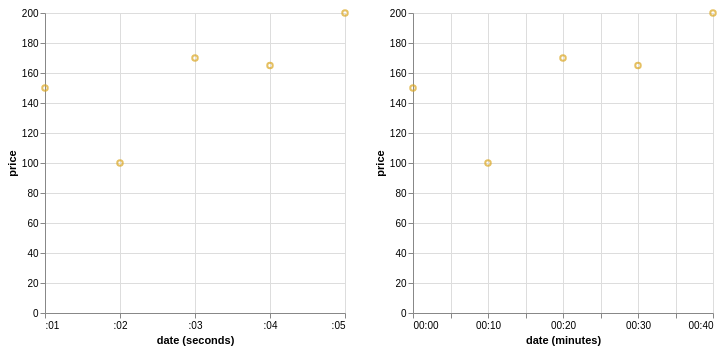

Vega-Lite specification stored for this chart:
### Vega-Lite specification from a JSON file in a GitHub repository (floating-point values rounded to 4 significant figures)
{"$schema": "https://vega.github.io/schema/vega-lite/v4.json", "data": {"values": [{"date": "Sun, 01 Jan 2012 23:00:01", "price": 150}, {"date": "Sun, 02 Jan 2012 00:10:02", "price": 100}, {"date": "Sun, 02 Jan 2012 01:20:03", "price": 170}, {"date": "Sun, 02 Jan 2012 02:30:04", "price": 165}, {"date": "Sun, 02 Jan 2012 03:40:05", "price": 200}]}, "hconcat": [{"mark": "point", "selection": {"brush": {"type": "interval", "encodings": ["x"]}}, "encoding": {"x": {"field": "date", "type": "temporal", "timeUnit": "seconds"}, "y": {"field": "price", "type": "quantitative"}, "color": {"condition": {"selection": "brush", "value": "goldenrod"}, "value": "steelblue"}}}, {"transform": [{"filter": {"selection": "brush"}}], "mark": "point", "encoding": {"x": {"field": "date", "type": "temporal", "timeUnit": "minutes"}, "y": {"field": "price", "type": "quantitative"}, "color": {"value": "goldenrod"}}}], "autosize": {"type": "pad"}}
